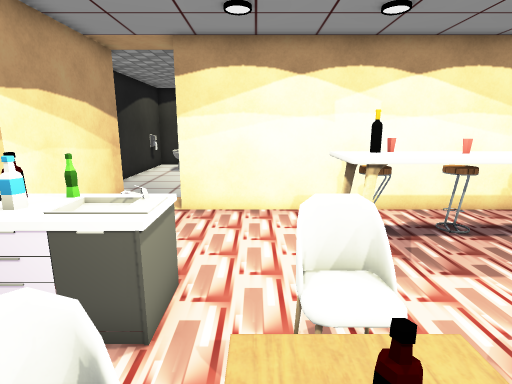
view 1 (above)

17 first-person views from a walk through a Unity game level. The camera is 1.5 m above the floor, tilts 12° down and sees 80° across. The floor is counted in squares, 0.5 m on a side. Each view is taken from the middle of a square. On the plan, view 1 faces up. The plan holds only what a view shows up to about 20 squares ahead; the rest is blank. Some animated figures are not drawn. Some surface patterns are stand-ins.

view 2
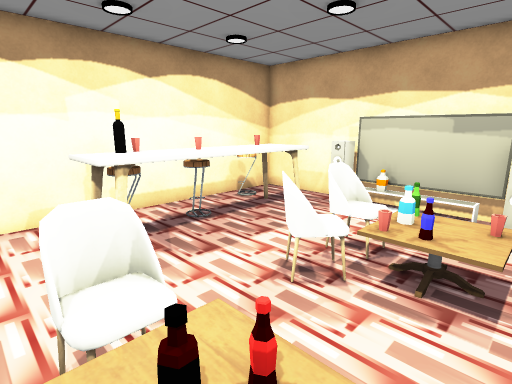

view 3
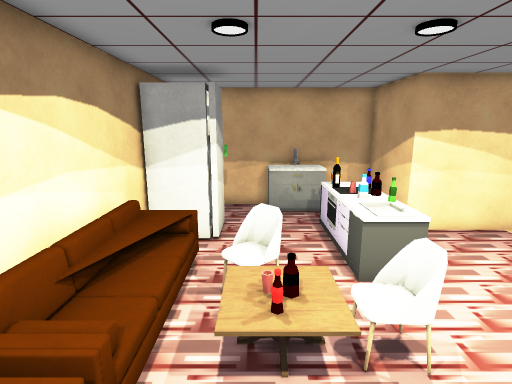

view 4
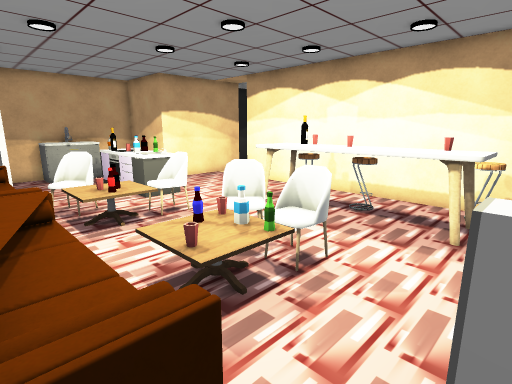

view 5
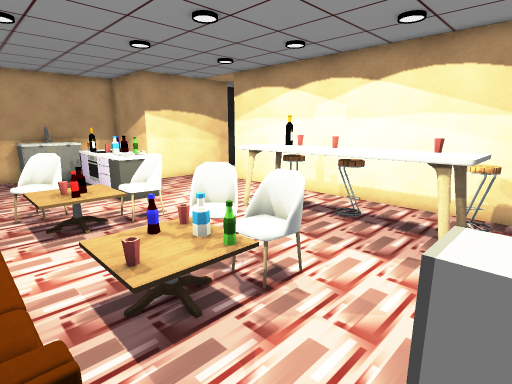

view 6
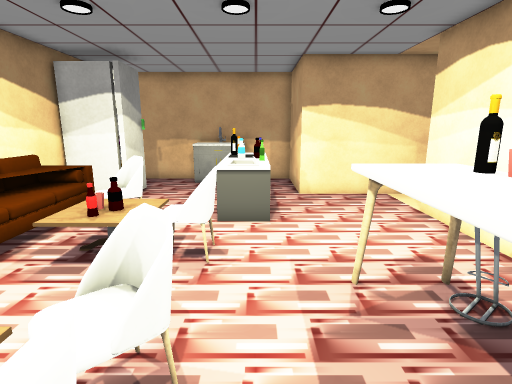

view 7
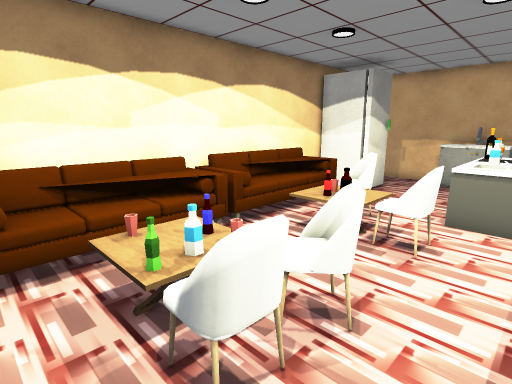

view 8
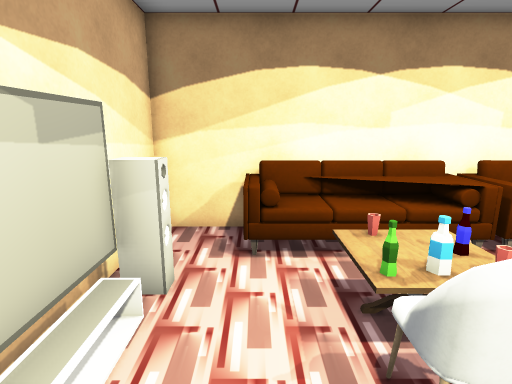

view 9
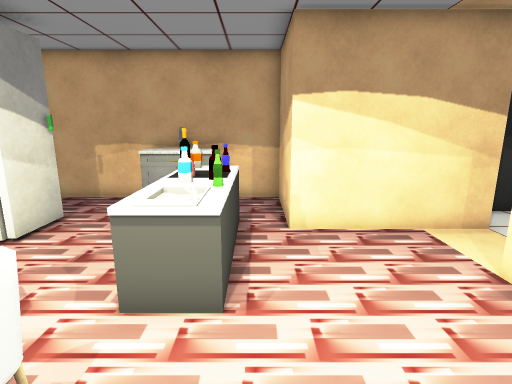

view 10
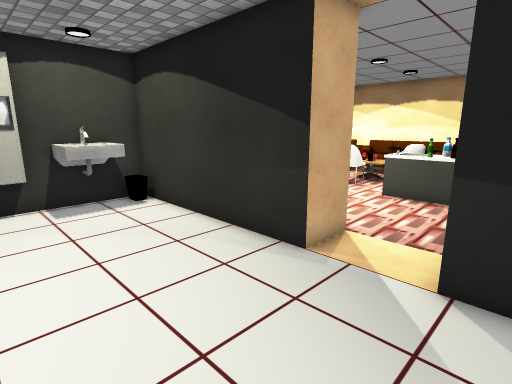

view 11
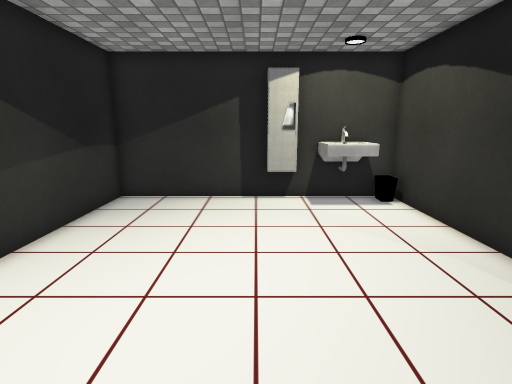

view 12
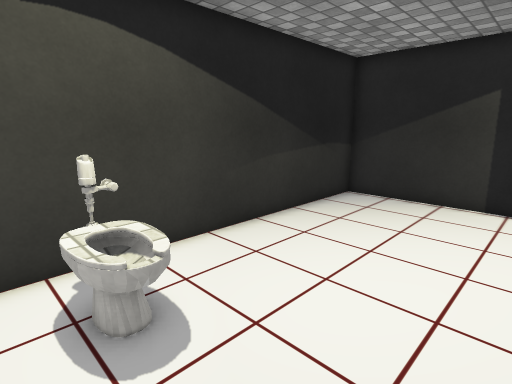

view 13
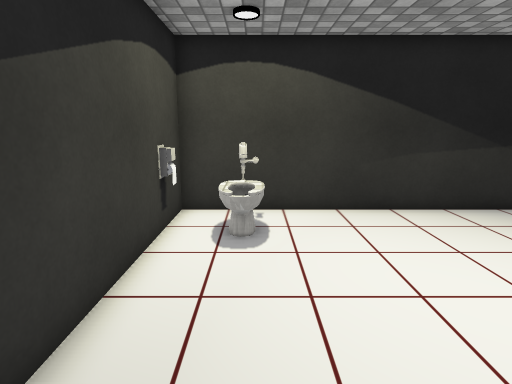

view 14
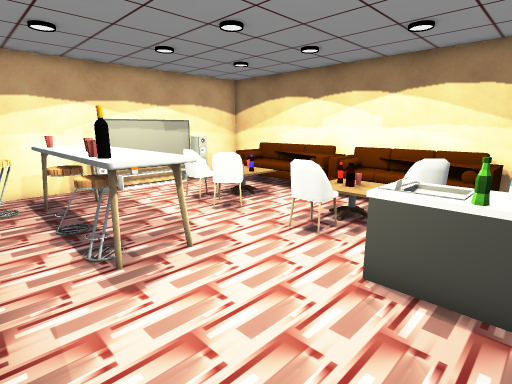

view 15
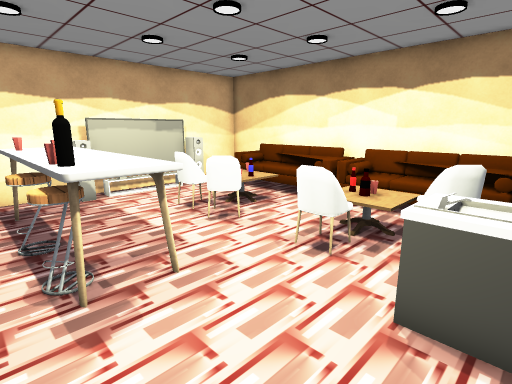

view 16
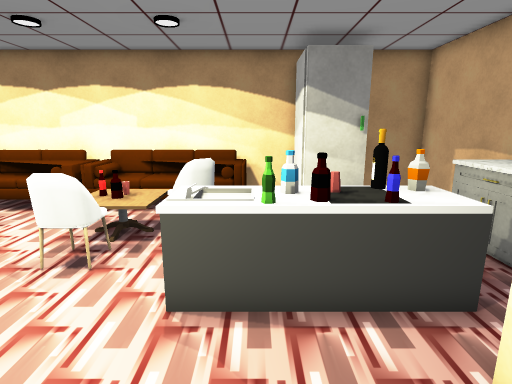

view 17
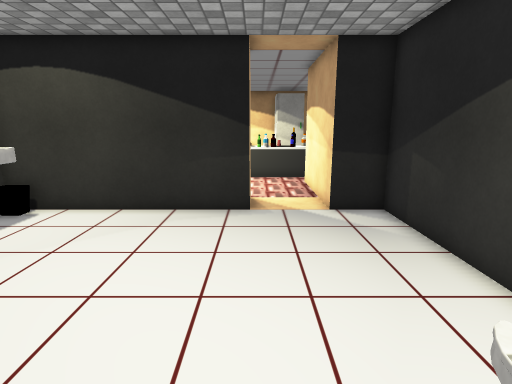

### Floor plan
Points are (right, up) in squares from view 1. A wall is a line through its corners. A room is listed if a view was taken in it or the views show most of it. See-through windows are left out.
Room 1 (views 1, 2, 3, 4, 5, 6, 7, 8, 9, 15, 16)
walls: (-5, -3) (12, -3) (12, 3.1); (-5.7, 10.5) (-5.7, 7) (-10, 7) (-10, -3) (-7.6, -3); (-8.5, 4.4) (-8.5, 1.6) (-10, 1.6); (10.6, 5.9) (10.6, 6.5); (10.6, 0.2) (10.6, 0.9); (-9.7, 3.4) (-9.7, 2.9); (11.4, 0.9) (11.4, 5.9); (12, 3.9) (12, 11) (-2.8, 11)
low walls: (10.8, 1.5) (10.8, 5.4)
ways out: opening at (-4.5, 10) to room 2
objects: fridge (-7, -1) to (-5, 0); table (-7, 4) to (-6, 5); bottle (-6, 4); bottle (-5, 4); bottle (-5, 5); cup (-4, 4); other object (-4, 5); sofa (-3, -2) to (3, -1); table (-3, 4) to (-1, 5); bottle (-3, 5); chair (-2, 0) to (0, 2); chair (1, 3) to (2, 4); table (2, 7) to (10, 9); bottle (3, 8) to (3, 9); sofa (4, -2) to (9, -1); chair (4, 3) to (5, 4); cup (4, 9); chair (6, 3) to (7, 4); other object (6, 8); chair (6, 9); other object (9, 8) to (9, 9); chair (9, 10) to (10, 10)
Room 2 (views 10, 11, 12, 13, 14, 17)
walls: (5.7, 17.2) (5.7, 18.5); (6.3, 16.5) (6.3, 25) (-7.7, 25) (-7.7, 13) (-5.7, 13) (-5.7, 10.5); (-2.8, 11) (-2.8, 13) (6.3, 13) (6.3, 14.6)
ways out: opening at (-4.5, 10) to room 1
objects: other object (-8, 23) to (-7, 23); toilet (-6, 22) to (-5, 24); sink (5, 14) to (6, 16)

Where each view was taken, in squares from view 1:
view 1: 0 up, 0 right, facing up
view 2: 0 up, 0 right, facing up-right
view 3: 1 up, 6 right, facing left
view 4: 2 down, 11 right, facing up-left
view 5: 1 down, 11 right, facing up-left
view 6: 5 up, 8 right, facing left
view 7: 6 up, 9 right, facing down-left
view 8: 6 up, 9 right, facing down
view 9: 6 up, 3 right, facing left
view 10: 19 up, 7 left, facing down-right
view 11: 19 up, 7 left, facing right
view 12: 18 up, 7 left, facing up-right
view 13: 14 up, 5 left, facing up
view 14: 11 up, 4 left, facing down-right
view 15: 10 up, 3 left, facing down-right
view 16: 10 up, 3 left, facing down
view 17: 24 up, 3 left, facing down
